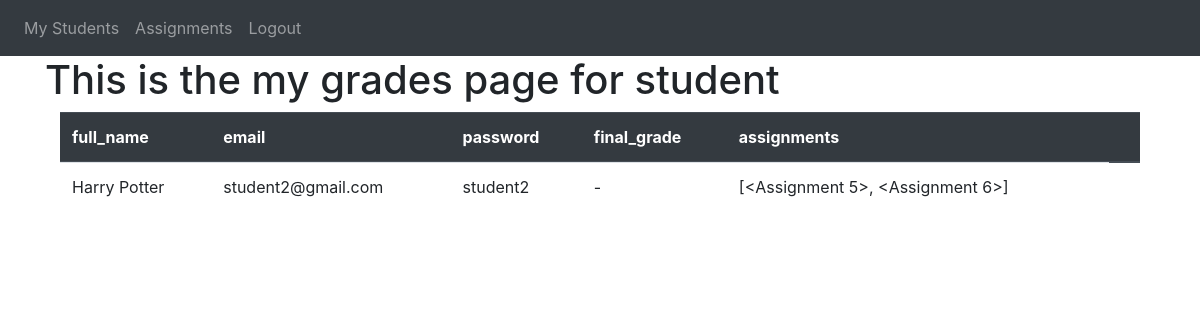
Screenshot of /my-grades/3 (signed in) with the database file from the repository.
### website/models.py (models this page shows)
class User(db.Model, UserMixin):
    id = db.Column(db.Integer, primary_key = True)
    email = db.Column(db.String(150), unique = True)
    password = db.Column(db.String(150))
    full_name = db.Column(db.String(150))
    is_teacher = db.Column(db.Boolean, default=False)
    final_grade = db.Column(db.String(1), default='-')
    assignments = db.relationship('Assignment')

### website/views.py (the view)
@views.route('/my-grades/<int:student_id>')
@login_required
def my_grades(student_id):
    students = User.query.filter(User.is_teacher != True).all()
    columns = ['full_name', 'email', 'password', 'final_grade', 'assignments']
    return render_template('my_grades.html', user=current_user, id = student_id, columns = columns, students = students)

### website/__init__.py (called while the page is built)
def create_app():
    app = Flask(__name__)
    app.config['SECRET_KEY'] = 'sus'
    app.config['SQLALCHEMY_DATABASE_URI'] = f'sqlite:///{DB_NAME}'
    db.init_app(app)
    from .views import views
    from .auth import auth
    app.register_blueprint(views, url_prefix = '/')
    app.register_blueprint(auth, url_prefix = '/')
    from .models import User, Assignment
    with app.app_context():
        db.create_all()
        print('db made anew')
    login_manager = LoginManager()
    login_manager.login_view = 'auth.login'
    login_manager.init_app(app)
    @login_manager.user_loader
    def load_user(id):
        return User.query.get(int(id))
    return app

### website/templates/my_grades.html (shortened to what this page needs)
{% extends 'base.html' %}{% block title %}My Grades{% endblock %} {% block
content %}
<h1>This is the my grades page for {{'student'}}</h1>
<div class="container">
  <table class="table">
    <thead class="thead-dark">
      <tr>
        {% for column in columns %}
        <th scope="col">{{ column }}</th>
        {% endfor %}
        <th scope="col">{{ column }}</th>
      </tr>
    </thead>
    <tbody>
      {% for student in students %}
      <tr>
        {% if student['id'] == id %} {% for column in columns %}
        <td>{{ student[column.lower()] }}</td>
        {% endfor %} {% endif %}
      </tr>
      {% endfor %}
    </tbody>
  </table>
</div>
{% endblock %}

### rows the page displays
User: full_name "Harry Potter" "student2@gmail.com" "student2" "-" "[<Assignment 5>, <Assignment 6>]"

### other values shown
{{ 'student' }} "student"
{{ column }} "full_name" "email" "password" "final_grade" "assignments"
